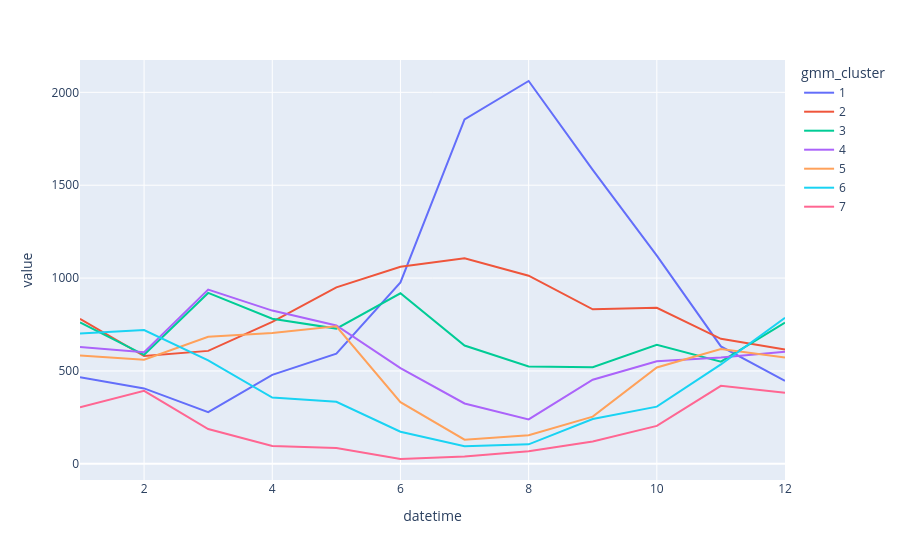

Here is the notebook cell this chart was saved with:
### Code cell
px.line(cluster_month).show()

### Figure 1 — Plotly figure (JSON) as saved in the notebook; plotly's stock layout.template omitted (floating-point values rounded to 4 significant figures)
{"data": [{"hovertemplate": "gmm_cluster=1<br>datetime=%{x}<br>value=%{y}<extra></extra>", "legendgroup": "1", "line": {"color": "#636efa", "dash": "solid"}, "marker": {"symbol": "circle"}, "mode": "lines", "name": "1", "orientation": "v", "showlegend": true, "type": "scatter", "x": [1, 2, 3, 4, 5, 6, 7, 8, 9, 10, 11, 12], "xaxis": "x", "y": [466, 406, 278, 479, 593, 977, 1854, 2061, 1583, 1121, 632, 447], "yaxis": "y"}, {"hovertemplate": "gmm_cluster=2<br>datetime=%{x}<br>value=%{y}<extra></extra>", "legendgroup": "2", "line": {"color": "#EF553B", "dash": "solid"}, "marker": {"symbol": "circle"}, "mode": "lines", "name": "2", "orientation": "v", "showlegend": true, "type": "scatter", "x": [1, 2, 3, 4, 5, 6, 7, 8, 9, 10, 11, 12], "xaxis": "x", "y": [781, 580, 608, 764, 950, 1061, 1107, 1013, 832, 840, 673, 615], "yaxis": "y"}, {"hovertemplate": "gmm_cluster=3<br>datetime=%{x}<br>value=%{y}<extra></extra>", "legendgroup": "3", "line": {"color": "#00cc96", "dash": "solid"}, "marker": {"symbol": "circle"}, "mode": "lines", "name": "3", "orientation": "v", "showlegend": true, "type": "scatter", "x": [1, 2, 3, 4, 5, 6, 7, 8, 9, 10, 11, 12], "xaxis": "x", "y": [761, 587, 920, 781, 728, 918, 637, 524, 520, 641, 550, 760], "yaxis": "y"}, {"hovertemplate": "gmm_cluster=4<br>datetime=%{x}<br>value=%{y}<extra></extra>", "legendgroup": "4", "line": {"color": "#ab63fa", "dash": "solid"}, "marker": {"symbol": "circle"}, "mode": "lines", "name": "4", "orientation": "v", "showlegend": true, "type": "scatter", "x": [1, 2, 3, 4, 5, 6, 7, 8, 9, 10, 11, 12], "xaxis": "x", "y": [629, 601, 938, 825, 745, 515, 325, 239, 453, 552, 572, 603], "yaxis": "y"}, {"hovertemplate": "gmm_cluster=5<br>datetime=%{x}<br>value=%{y}<extra></extra>", "legendgroup": "5", "line": {"color": "#FFA15A", "dash": "solid"}, "marker": {"symbol": "circle"}, "mode": "lines", "name": "5", "orientation": "v", "showlegend": true, "type": "scatter", "x": [1, 2, 3, 4, 5, 6, 7, 8, 9, 10, 11, 12], "xaxis": "x", "y": [583, 560, 684, 704, 740, 332, 130, 154, 254, 519, 618, 572], "yaxis": "y"}, {"hovertemplate": "gmm_cluster=6<br>datetime=%{x}<br>value=%{y}<extra></extra>", "legendgroup": "6", "line": {"color": "#19d3f3", "dash": "solid"}, "marker": {"symbol": "circle"}, "mode": "lines", "name": "6", "orientation": "v", "showlegend": true, "type": "scatter", "x": [1, 2, 3, 4, 5, 6, 7, 8, 9, 10, 11, 12], "xaxis": "x", "y": [701, 720, 557, 357, 334, 173, 95, 105, 241, 308, 535, 786], "yaxis": "y"}, {"hovertemplate": "gmm_cluster=7<br>datetime=%{x}<br>value=%{y}<extra></extra>", "legendgroup": "7", "line": {"color": "#FF6692", "dash": "solid"}, "marker": {"symbol": "circle"}, "mode": "lines", "name": "7", "orientation": "v", "showlegend": true, "type": "scatter", "x": [1, 2, 3, 4, 5, 6, 7, 8, 9, 10, 11, 12], "xaxis": "x", "y": [305, 393, 187, 96, 85, 26, 39, 68, 120, 204, 420, 382], "yaxis": "y"}], "layout": {"legend": {"title": {"text": "gmm_cluster"}, "tracegroupgap": 0}, "margin": {"t": 60}, "xaxis": {"anchor": "y", "domain": [0, 1], "title": {"text": "datetime"}}, "yaxis": {"anchor": "x", "domain": [0, 1], "title": {"text": "value"}}}}
